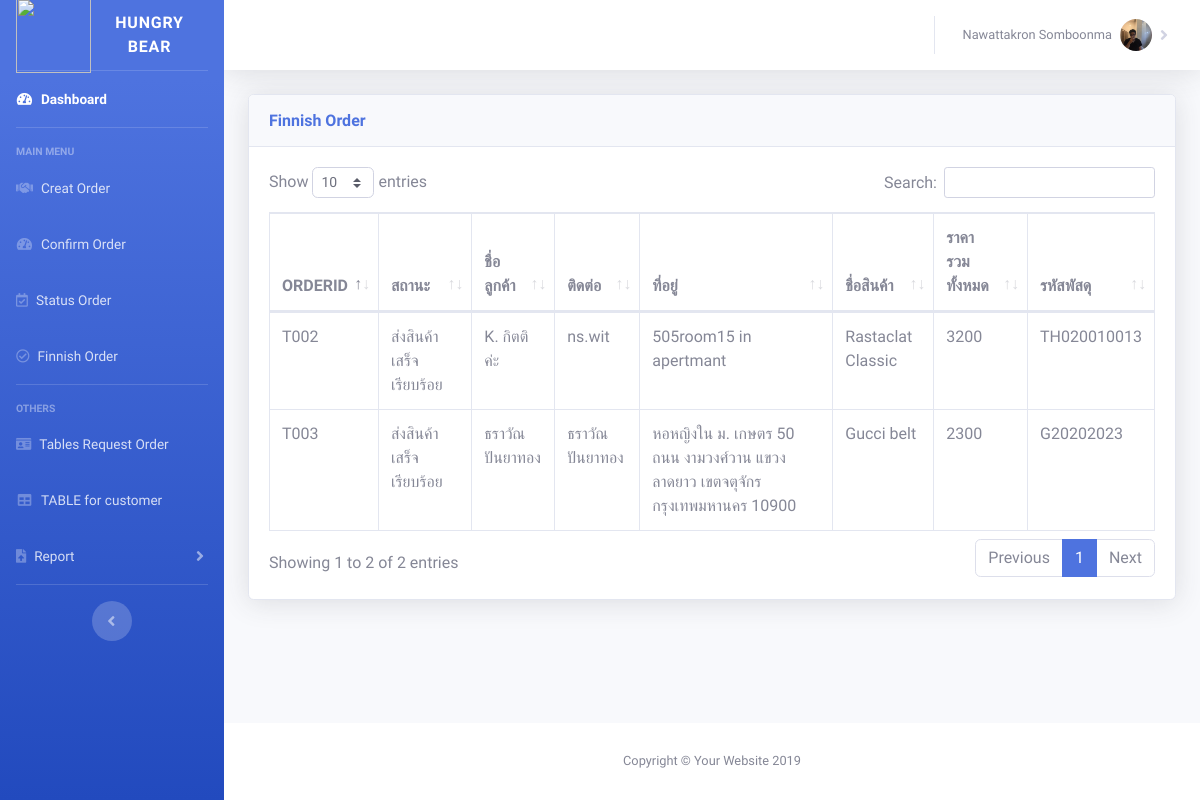
The page /finnishorder.php on the database as committed earlier.
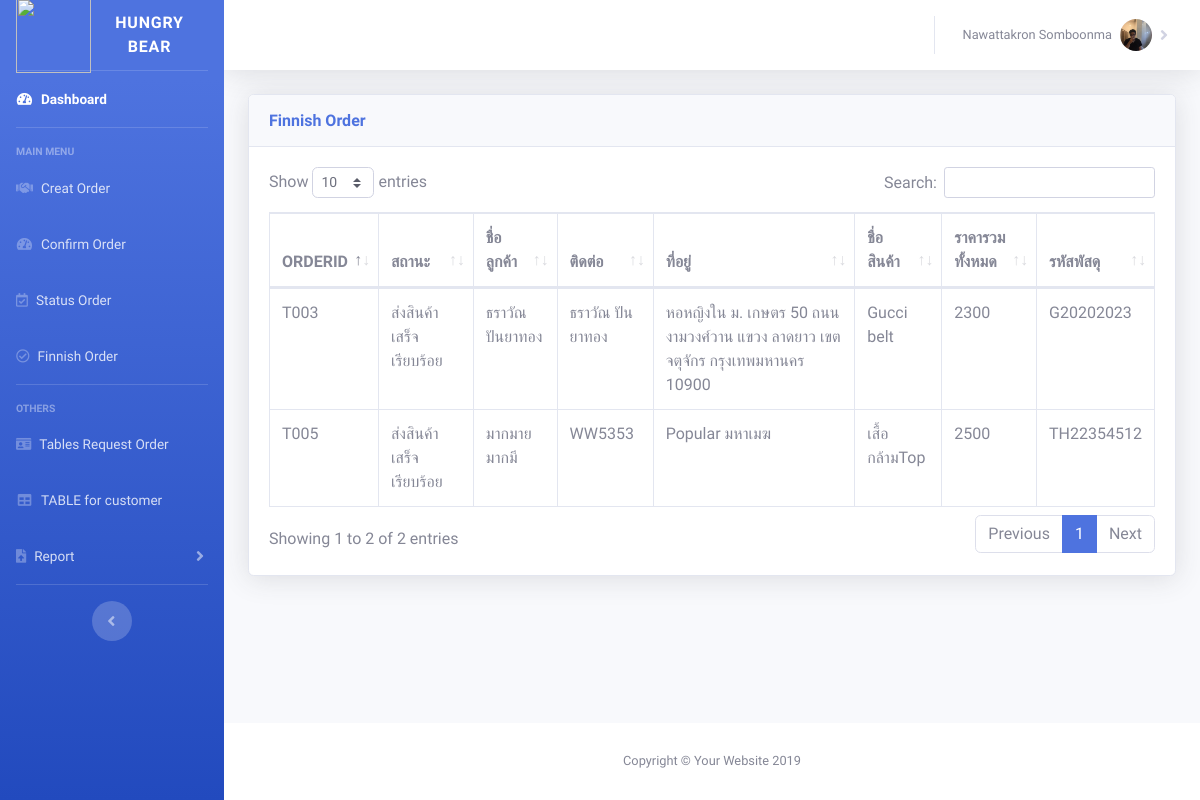
The same page on the database as committed later.
### tables this page shows
CREATE TABLE `orderfence` (
  `orderid` varchar(4) NOT NULL,
  `orderstatus` varchar(50) NOT NULL,
  `ordernamecus` varchar(100) NOT NULL,
  `ordercontact` varchar(100) NOT NULL,
  `orderaddress` varchar(1000) NOT NULL,
  `typepd` varchar(50) NOT NULL,
  `ordernameproduct` varchar(300) NOT NULL,
  `orderpieceproduct` varchar(5) NOT NULL,
  `orderdetailproduct` varchar(1000) NOT NULL,
  `orderservicecharge` varchar(255) NOT NULL,
  `ordertotalprice` varchar(255) NOT NULL,
  `orderdatebuy` date NOT NULL,
  `refundreason` varchar(500) NOT NULL,
  `trackingnumber` varchar(50) NOT NULL
);

### finnishorder.php (the view, shortened to what this page needs)
<!DOCTYPE html>
<html lang="en">
<head>
    <link href="vendor/fontawesome-free/css/all.min.css" rel="stylesheet" type="text/css">
    <link href="css/sb-admin-2.min.css" rel="stylesheet">
    <link href="vendor/datatables/dataTables.bootstrap4.min.css" rel="stylesheet">
</head>
<body id="page-top">
<div id="wrapper">
    <ul class="navbar-nav bg-gradient-primary sidebar sidebar-dark accordion" id="accordionSidebar">
        <a class="sidebar-brand d-flex align-items-center justify-content-center" href="index.php">
            <div class="sidebar-brand-icon " >
                <img style="width: 75px;height: 75px;" src="photo/bearicon.png">
            </div>
            <div class="sidebar-brand-text mx-3">Hungry Bear</div>
        </a>
        <hr class="sidebar-divider my-0">
        <li class="nav-item active">
            <a class="nav-link" href="index.php">
                <i class="fas fa-fw fa-tachometer-alt"></i>
                <span>Dashboard</span></a>
        </li>
        <hr class="sidebar-divider">
        <div class="sidebar-heading">
            Main menu
        </div>
        <li class="nav-item ">
            <a class="nav-link" href="creatorder.php">
                <i class="fas fa-handshake"></i>
                <span>Creat Order</span></a>
        </li>
        <li class="nav-item">
            <a class="nav-link" href="confirmorder.php">
                <i class="fas fa-fw fa-tachometer-alt"></i>
                <span>Confirm Order</span></a>
        </li>
        <li class="nav-item ">
            <a class="nav-link" href="statusorder.php">
                <i class="far fa-calendar-check"></i>
                <span>Status Order</span></a>
        </li>
        <li class="nav-item ">
            <a class="nav-link" href="finnishorder.php">
                <i class="far fa-check-circle"></i>
                <span>Finnish Order</span></a>
        </li>
        <hr class="sidebar-divider">
        <div class="sidebar-heading">
            Others
        </div>
        <li class="nav-item">
            <a class="nav-link" href="tablerequestorder.php">
                <i class="fas fa-id-card"></i>
                <span>Tables Request Order</span></a>
        </li>
        <li class="nav-item">
            <a class="nav-link" href="tableforcus.php">
                <i class="fas fa-fw fa-table"></i>
                <span>TABLE for customer</span></a>
        </li>
        <li class="nav-item">
            <a class="nav-link collapsed" href="#" data-toggle="collapse" data-target="#collapsereport" aria-expanded="true" aria-controls="collapsePages">
                <i class="fas fa-file-upload"></i>
                <span>Report</span>
            </a>
        </li>
        <hr class="sidebar-divider d-none d-md-block">
        <div class="text-center d-none d-md-inline">
            <button class="rounded-circle border-0" id="sidebarToggle"></button>
        </div>
    </ul>
    <div id="content-wrapper" class="d-flex flex-column">
        <div id="content">
            <nav class="navbar navbar-expand navbar-light bg-white topbar mb-4 static-top shadow">
                <ul class="navbar-nav ml-auto">
                    <li class="nav-item dropdown no-arrow-right">
                        <a class="nav-link dropdown-toggle" href="#" id="userDropdown" role="button" data-toggle="dropdown" aria-haspopup="true" aria-expanded="false">
                            <span class="mr-2 d-none d-lg-inline text-gray-600 small">Nawattakron Somboonma</span>
                            <img class="img-profile rounded-circle" src="photo/profile.jpg">
                        </a>
                    </li>
                </ul>
            </nav>
            <div class="container-fluid">
                <div class="card shadow mb-4">
                    <div class="card-header py-3">
                        <h6 class="m-0 font-weight-bold text-primary">Finnish Order</h6>
                    </div>
                    <div class="card-body">
                        <div class="table-responsive">
                            <table class="table table-bordered" id="dataTablefinnish" width="100%" >
                                <thead>
                                <tr>
                                    <th>ORDERID</th>
                                    <th>สถานะ</th>
                                    <th>ชื่อลูกค้า</th>
                                    <th>ติดต่อ</th>
                                    <th>ที่อยู่</th>
                                    <th>ชื่อสินค้า</th>
                                    <th>ราคารวมทั้งหมด</th>
                                    <th>รหัสพัสดุ</th>
                                </tr>
                                </thead>
                                <tbody>
                                <?php
                                include('connect.php');
                                $query = "SELECT * FROM orderfence WHERE orderstatus LIKE '%ส่งสินค้าเสร็จเรียบร้อย%'" or die("Error:" . mysqli_error());
                                $result = mysqli_query($conn, $query);
                                while($row = mysqli_fetch_array($result)) {
                                    echo "<tr>";
                                    echo "<td>" . $row["orderid"]. "</td>";
                                    echo "<td>" . $row["orderstatus"]. "</td>";
                                    echo "<td>" . $row["ordernamecus"]. "</td>";
                                    echo "<td>" . $row["ordercontact"]. "</td>";
                                    echo "<td>" . $row["orderaddress"]. "</td>";
                                    echo "<td>" . $row["ordernameproduct"]. "</td>";
                                    echo "<td>" . $row["ordertotalprice"]. "</td>";
                                    echo "<td>" . $row["trackingnumber"]. "</td>";
                                    echo "</tr>";
                                }
                                ?>
                                </tbody>
                            </table>
                        </div>
                    </div>
                </div>
            </div>
        </div>
        <footer class="sticky-footer bg-white">
            <div class="container my-auto">
                <div class="copyright text-center my-auto">
                    <span>Copyright &copy; Your Website 2019</span>
                </div>
            </div>
        </footer>
    </div>
</div>
</body>
</html>

### finnishorder.php (style rules this page uses)
body { font-family: 'Bai Jamjuree', sans-serif; }

Rows that differ between the two databases and show on the page:
no longer on this page (row edited): orderfence: orderid "T002", orderstatus "ส่งสินค้าเสร็จเรียบร้อย", ordernamecus "K. กิตติค่ะ", ordercontact "ns.wit", orderaddress "505room15 in apertmant", ordernameproduct "Rastaclat Classic", ordertotalprice "3200", trackingnumber "TH020010013"
now on this page (row edited): orderfence: orderid "T005", orderstatus "ส่งสินค้าเสร็จเรียบร้อย", ordernamecus "มากมาย มากมี", ordercontact "WW5353", orderaddress "Popular มหาเมฆ", ordernameproduct "เสื้อกล้ามTop", ordertotalprice "2500", trackingnumber "TH22354512"
